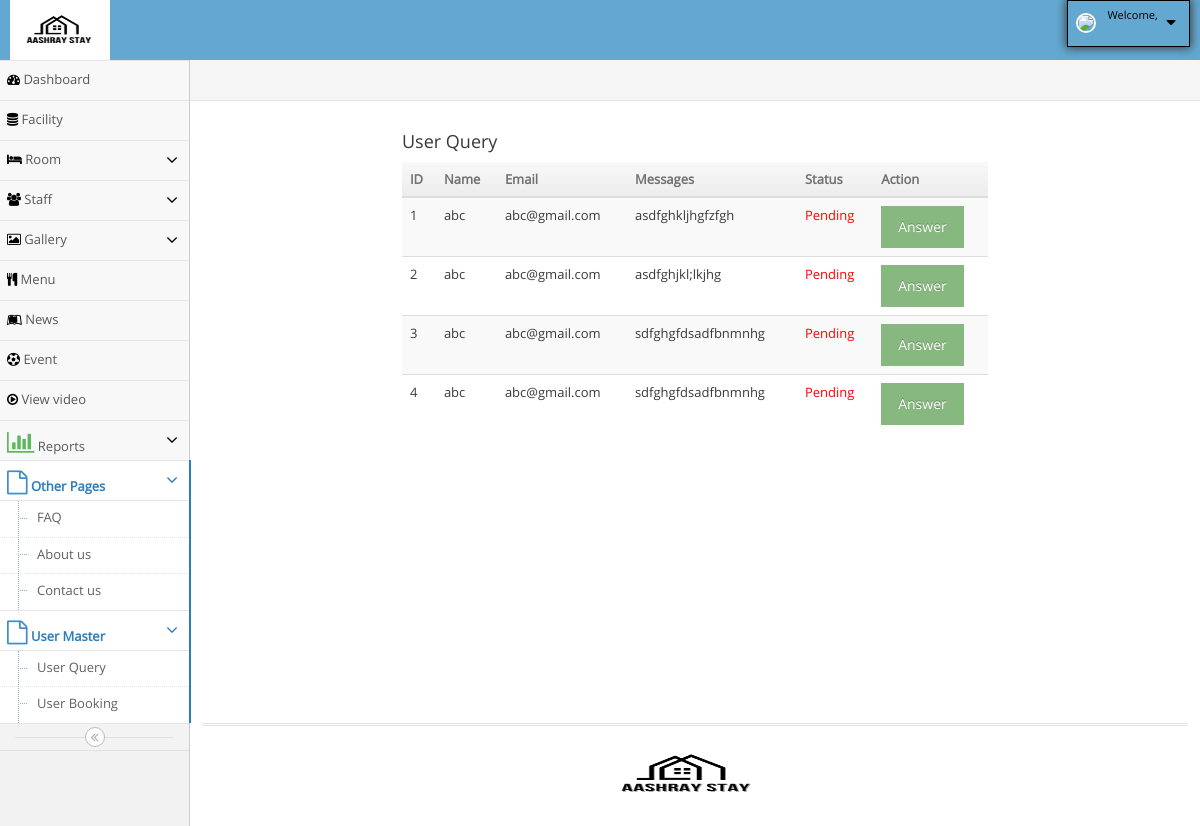
/HostelManagement_6878/admin/user_query.php, run on an earlier commit of the app's database.
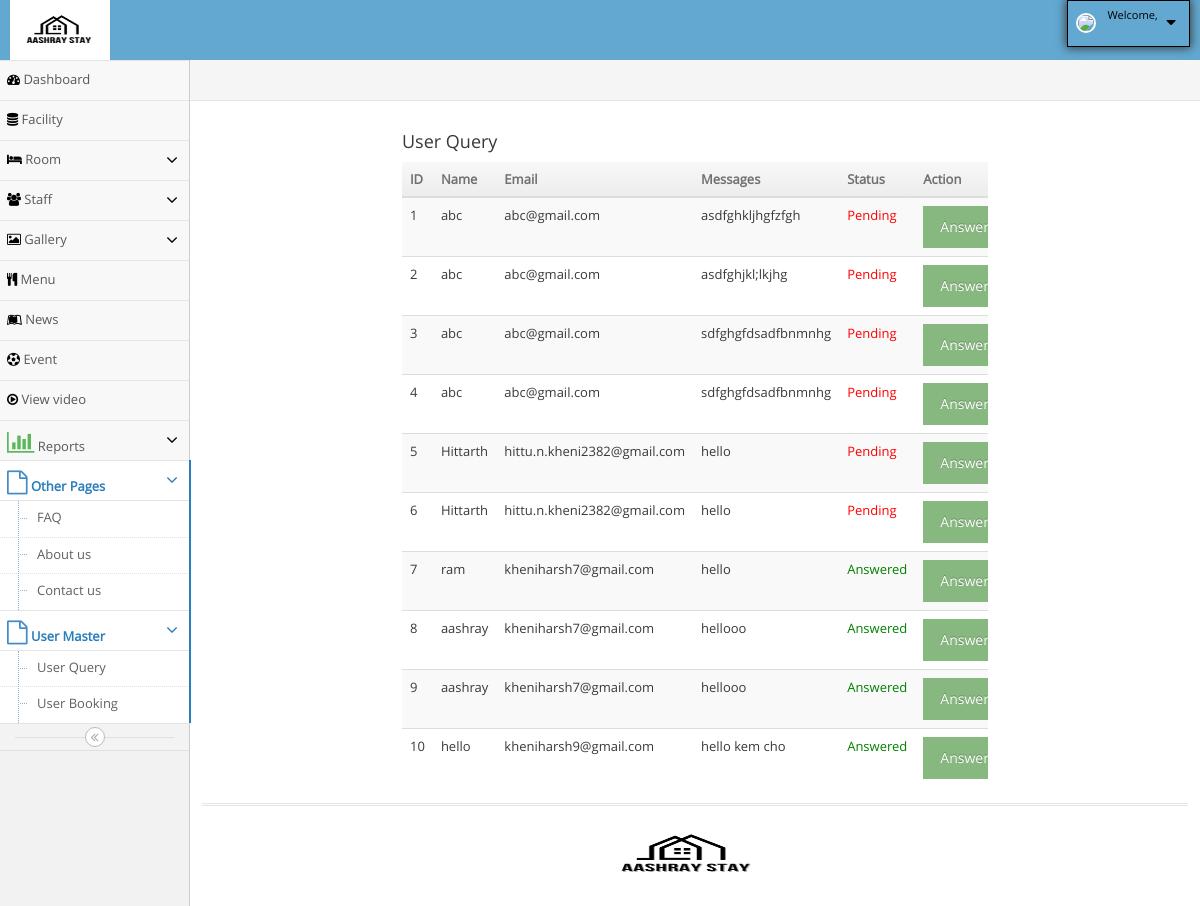
And on a later commit of the database.
### tables this page shows
CREATE TABLE IF NOT EXISTS `user_query` (
  `uqid` int NOT NULL AUTO_INCREMENT,
  `name` varchar(100) NOT NULL,
  `email` varchar(100) NOT NULL,
  `message` varchar(5000) NOT NULL,
  `status` int NOT NULL,
  PRIMARY KEY (`uqid`)
);

### HostelManagement_6878/admin/user_query.php (the view)
<?php
include('hhh.php');
include('connect.php');
?>
<div class="col-lg-12 grid-margin stretch-card">
    <div class="card">
        <div class="card-body">
            <h4 class="card-title">User Query</h4>
            <div class="table-responsive">
                <table class="table table-striped">
                    <thead>
                        <tr>
                            <th> ID </th>
                            <th> Name </th>
                            <th> Email </th>
                            <th> Messages </th>
                            <th> Status </th>
                            <th> Action </th>
                        </tr>
                    </thead>
                    <tbody>
                        <?php
                        $i = 1;
                        $q = mysqli_query($con, "SELECT * FROM user_query");
                        while ($row = mysqli_fetch_array($q)) {
                            echo "<tr>";
                            echo "<td>" . $i . "</td>";
                            echo "<td>" . $row['name'] . "</td>";
                            echo "<td>" . $row['email'] . "</td>";
                            echo "<td>" . $row['message'] . "</td>";
                            echo "<td>" . ($row['status'] == 0 ? "<span style='color:red;'>Pending</span>" : "<span style='color:green;'>Answered</span>") . "</td>";
                            echo "<td>
                                <a href='query_answer.php?uqid=" . $row['uqid'] . "' class='btn btn-success'>Answer</a>
                            </td>";
                            $i++;
                            echo "</tr>";
                        }
                        ?>
                    </tbody>
                </table>
            </div>
        </div>
    </div>
</div>
<?php include('fff.php'); ?>

### HostelManagement_6878/admin/hhh.php (shortened to what this page needs)
<!DOCTYPE html>
<html lang="en">
	<head>
		<link rel="stylesheet" href="assets/css/bootstrap.min.css" />
		<link rel="stylesheet" href="assets/font-awesome/4.5.0/css/font-awesome.min.css" />
		<link rel="stylesheet" href="assets/css/ace.min.css" class="ace-main-stylesheet" id="main-ace-style" />
		<link rel="stylesheet" href="assets/css/ace-skins.min.css" />
		<link rel="stylesheet" href="assets/css/ace-rtl.min.css" />
	</head>
	<body class="no-skin">
		<div id="navbar" class="navbar navbar-default ace-save-state" style="background-color:#62A8D1;" >
			<div class="navbar-container ace-save-state" id="navbar-container">
				<div class="navbar-header pull-left">
				<a ><image src=l.jpg height=60 width=100><b></b></a>
				</div>
				<div class="navbar-buttons navbar-header pull-right" style="border:1px solid black; box-shadow:0px 0px 9px 1px;" role="navigation">
					<ul class="nav ace-nav">
					<li class="light-blue dropdown-modal">
							<a data-toggle="dropdown" href="#" class="dropdown-toggle">
							<?php
							$pic=$_SESSION['photo'];
						echo "<img  class='nav-user-photo' src='images/$pic'>";
						?>
						<span class="user-info" style="color:black;">
									<small>Welcome,</small>
								</span>
								<i class="ace-icon fa fa-caret-down" style="color:black"></i>
							</a>
						</li>
					</ul>
				</div>
			</div>
		</div>
		<div class="main-container  ace-save-state" id="main-container">
			<div id="sidebar" class="sidebar                  responsive                    ace-save-state" style="background-color:a#29705d;">
				<ul class="nav nav-list">
				<li class="" >
						<a href="dashboard.php">
							<i class="fa fa-dashboard"></i>
							<span class="menu-text"> Dashboard </span>
						</a>
					</li>
					<li class="">
						<a href="facility_master.php">
							<i class="fa fa-database"></i>
							<span class="menu-text"> Facility </span>
						</a>
					</li>
					<li class="">
						<a href="#" class="dropdown-toggle">
							<i class="fa fa-bed"></i>
							<span class="menu-text"> Room </span>
							<b class="arrow fa fa-angle-down"></b>
						</a>
					</li>
					<li class="">
						<a href="#" class="dropdown-toggle">
							<i class="fa fa-group"></i>
							<span class="menu-text"> Staff </span>
							<b class="arrow fa fa-angle-down"></b>
						</a>
					</li>
<li class="">
						<a href="#" class="dropdown-toggle">
						<i class="fa fa-image"></i>
							<span class="menu-text"> Gallery </span>
							<b class="arrow fa fa-angle-down"></b>
						</a>
					</li>
					<li class="">
						<a href="menu.php">
							<i class="fa fa-cutlery"></i>
								Menu
                               </a>
					</li>
					<li class="">
						<a href="news.php">
						<i class="fa fa-leanpub"></i>
								News
                               </a>
					</li>
					<li class="">
						<a href="event.php">
						<i class="fa fa-futbol-o"></i>
								Event
                               </a>
					</li>
					<li class="">
						<a href="viewvideo.php">
						<i class="fa fa-play-circle-o"></i>
								View video
                               </a>
					</li>
<li>
    <a href="#" class="dropdown-toggle">
        <i class="fa fa-bar-chart" style="font-size:24px; color:#5cb85c;"></i>
        <span class="menu-text"> Reports </span>
        <b class="arrow fa fa-angle-down"></b>
    </a>
</li>
					<li class="active open">
						<a href="#" class="dropdown-toggle">
							<i class="fa fa-file-o" style="font-size:24px; color:#428BCA;"></i>
							<span class="menu-text">
								Other Pages
							</span>
							<b class="arrow fa fa-angle-down"></b>
						</a>
						<ul class="submenu">
							<li class="">
								<a href="faq.php">
									FAQ
								</a>
							</li>
							<li class="">
								<a href="aboutus.php">
									About us
								</a>
							</li>
							<li class="">
								<a href="contactus.php">
									Contact us
								</a>
							</li>
	</ul>
	</li>
							<li class="active open">
						<a href="#" class="dropdown-toggle">
							<i class="fa fa-file-o" style="font-size:24px; color:#428BCA;"></i>
							<span class="menu-text">
								User Master
							</span>
							<b class="arrow fa fa-angle-down"></b>
						</a>
						<ul class="submenu">
							<li class="">
								<a href="user_query.php">
									User Query
								</a>
							</li>
							<li class="">
								<a href="userbooking.php">
									User Booking
								</a>
							</li>
						</ul>
					</li>
				</ul>
				<div class="sidebar-toggle sidebar-collapse" id="sidebar-collapse">
					<i id="sidebar-toggle-icon" class="ace-icon fa fa-angle-double-left ace-save-state" data-icon1="ace-icon fa fa-angle-double-left" data-icon2="ace-icon fa fa-angle-double-right"></i>
				</div>
			</div>
			<div class="main-content" >
				<div class="main-content-inner">
					<div class="breadcrumbs ace-save-state" id="breadcrumbs">
					</div>
					<div class="page-content1 p-0">
						<div class="row">
							<div class="col-xs-12">

### HostelManagement_6878/admin/fff.php (shortened to what this page needs)
							</div>
						</div>
					</div>
				</div>
			</div>
			<div class="footer">
				<div class="footer-inner">
					<div class="footer-content">
						<span class="bigger-120">
							<span class="blue bolder">	<a ><image src=l.jpg height=80 width=200><b></b></a></span>
						</span>
					</div>
				</div>
			</div>
		</div>
	</body>
</html>

### HostelManagement_6878/admin/hhh.php (style rules this page uses)
.fa { color:black; }
.page-content1 { background-color:white; position: relative; margin: 0; padding: 21px 200px 24px; box-shadow:1px 1px white; }

What changed in the data, as far as the page shows it:
added user_query: name "Hittarth", email "hittu.n.kheni2382@gmail.com", message "hello", status "Pending"
added user_query: name "Hittarth", email "hittu.n.kheni2382@gmail.com", message "hello", status "Pending"
added user_query: name "ram", email "kheniharsh7@gmail.com", message "hello", status "Answered"
added user_query: name "aashray", email "kheniharsh7@gmail.com", message "hellooo", status "Answered"
added user_query: name "aashray", email "kheniharsh7@gmail.com", message "hellooo", status "Answered"
added user_query: name "hello", email "kheniharsh9@gmail.com", message "hello kem cho", status "Answered"
